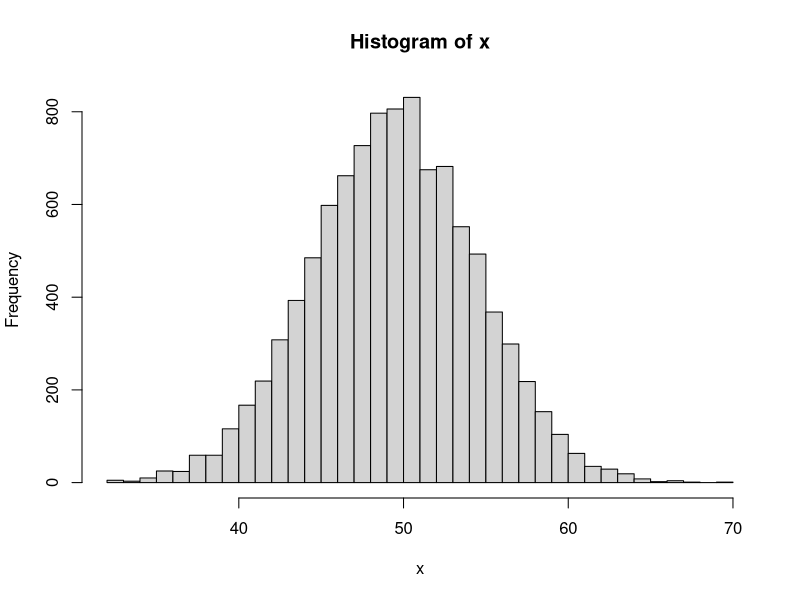

Here is the R script that generated this plot:
pdf(file = "04-r-rbinom.pdf", width = 6, height = 5)

n <- 100
p <- 0.5
r <- 10000
x <- rbinom(size = n, # 試行回数
            prob = p, # 確率
            n = r)    # 乱数の数
hist(x, breaks = max(x) - min(x))
